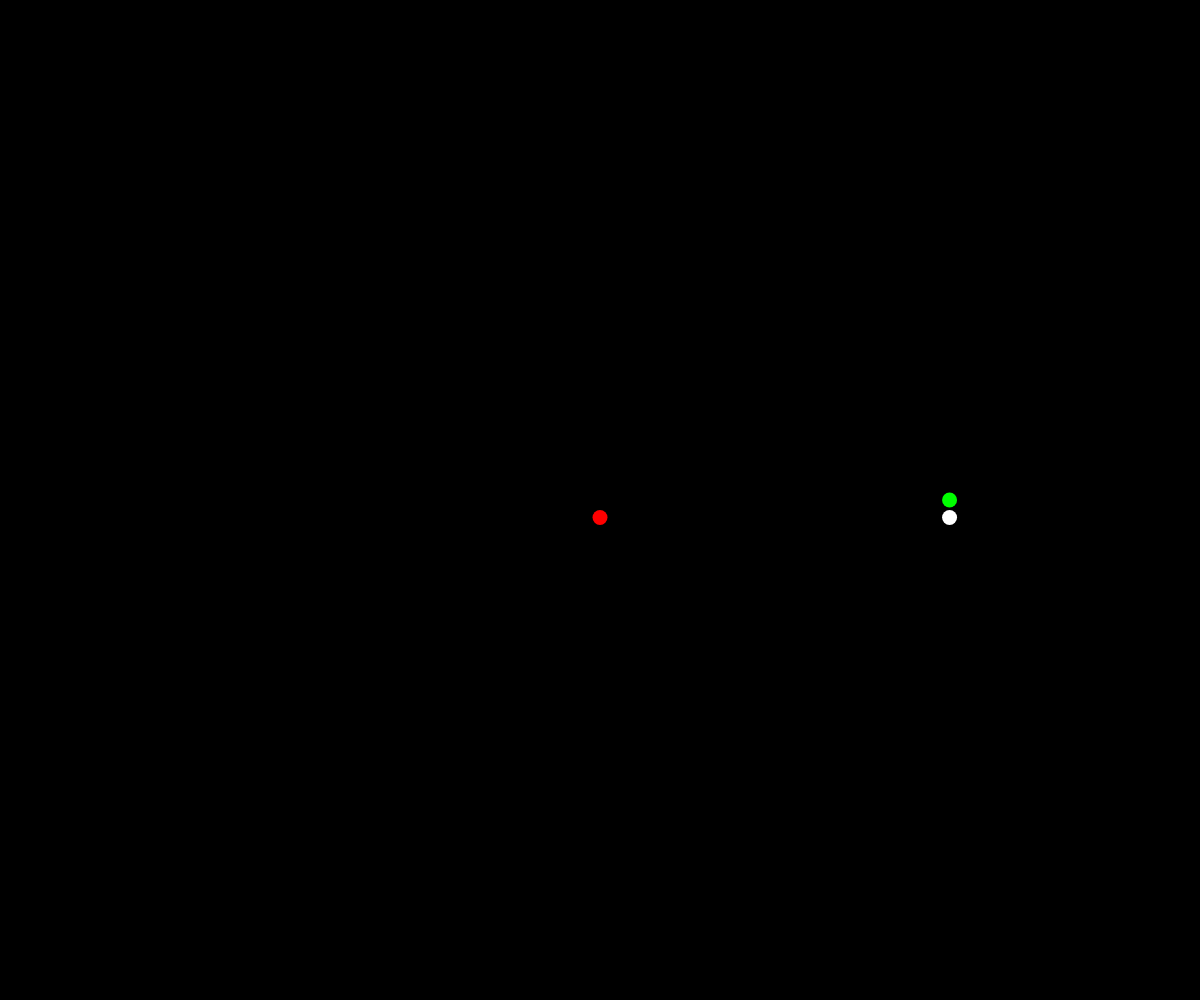
Frame 1 (no input)
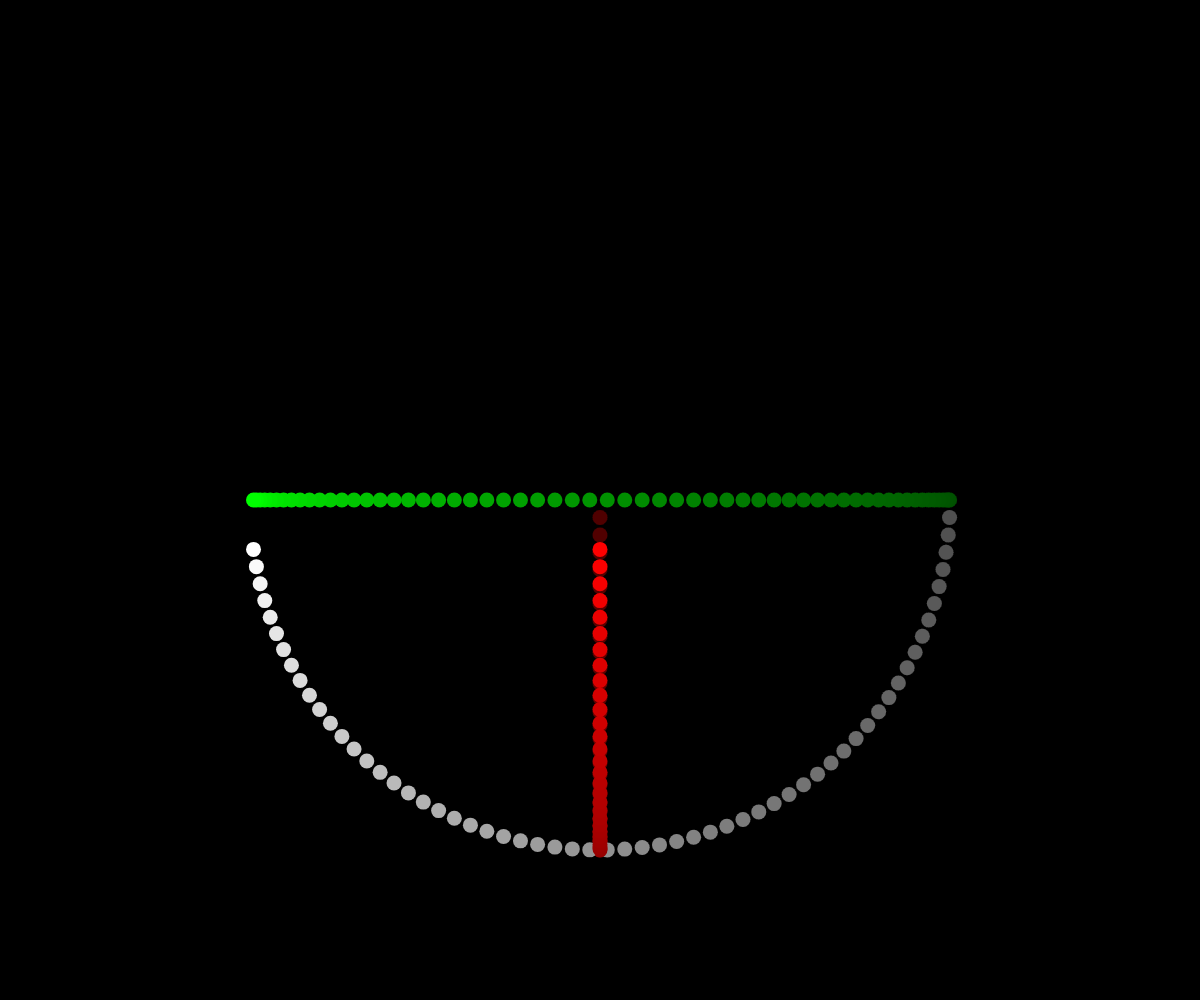
Frame 60 (no input)
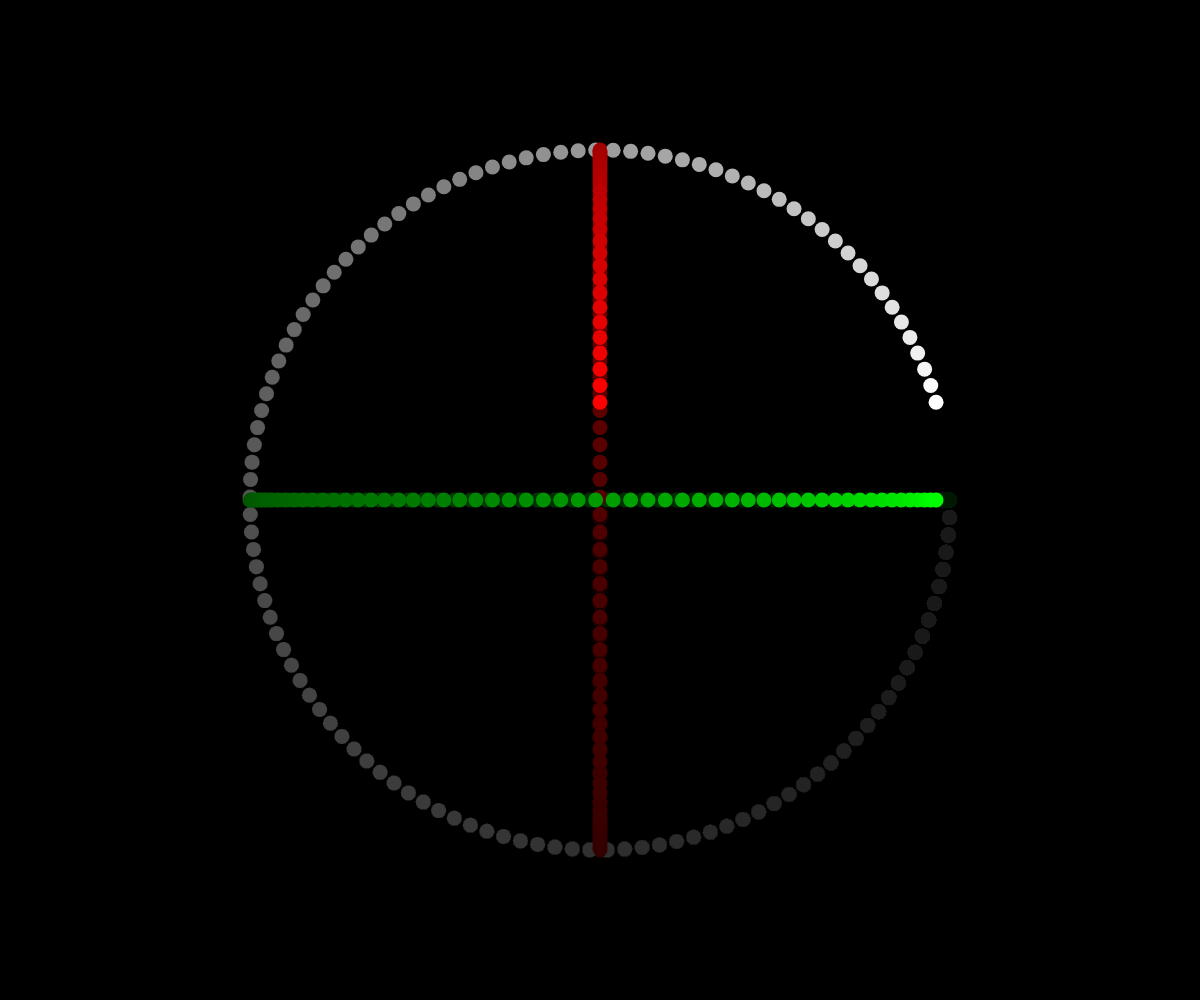
Frame 120 (the mouse pressed at the canvas centre since frame 60)

The p5.js sketch that drew these frames (run headless with seeded random() and noise() and a simulated clock; from frame 60 on, the mouse is pressed at the canvas centre):

// p5.js sketch
// ── sketch.js
let coseno;
let seno;
function setup() {
  createCanvas(windowWidth, windowHeight);
  background(0);
}

function draw() {
  fill(0, 5);
  rect(0, 0, windowWidth, windowHeight);
  coseno = cos(frameCount * 0.05) * 350;
  seno = sin(frameCount * 0.05) * 350;

  translate(windowWidth / 2, windowHeight / 2);

push();
  translate(coseno, 0);
  noStroke();
  fill(0,255,0);
  ellipse(0, 0, 15, 15);
pop();

push();
  translate(0, seno);
  noStroke();
  fill(255,0,0);
  ellipse(0, 0, 15, 15);

pop();
  
  
push();
 
  translate(coseno, seno);
  noStroke();
  fill(255);
  ellipse(0, 0, 15, 15);


}
